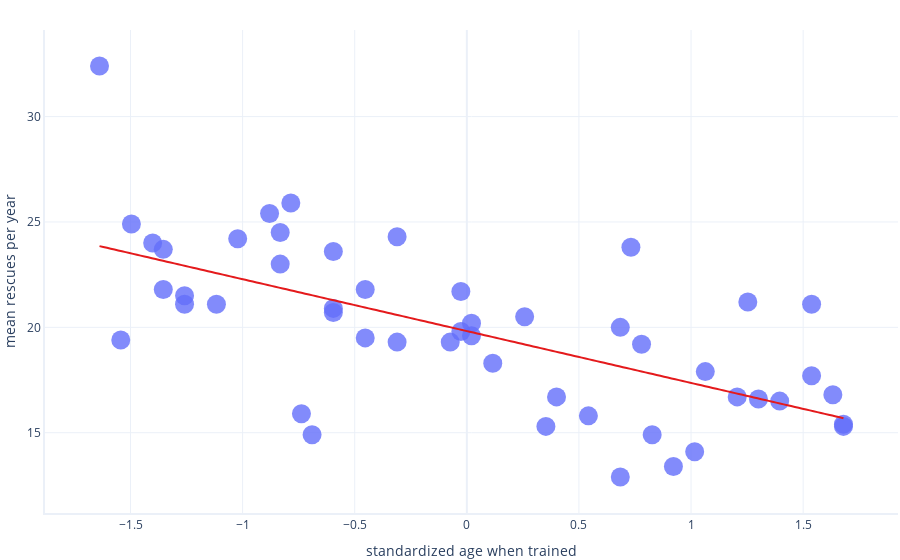

Write notebook code for a chart like this one.
### Markdown cell above
Let's take a look at that output again.

Despite still being allowed a maximum of 8000 iterations, the model stopped at the 5700 mark.

Why? Because this time, using the standardized feature, it was quickly able to reach a point where the cost could no longer be improved.

In other words, it "converged" much faster than the previous version.

## Plotting the standardized model

We can now plot the new model and see the results of standardization:

### Code cell
# Plot the data and trendline again, after training with standardized feature
graphing.scatter_2D(data, "standardized_age_when_trained", "mean_rescues_per_year", trendline=model_norm.predict)
